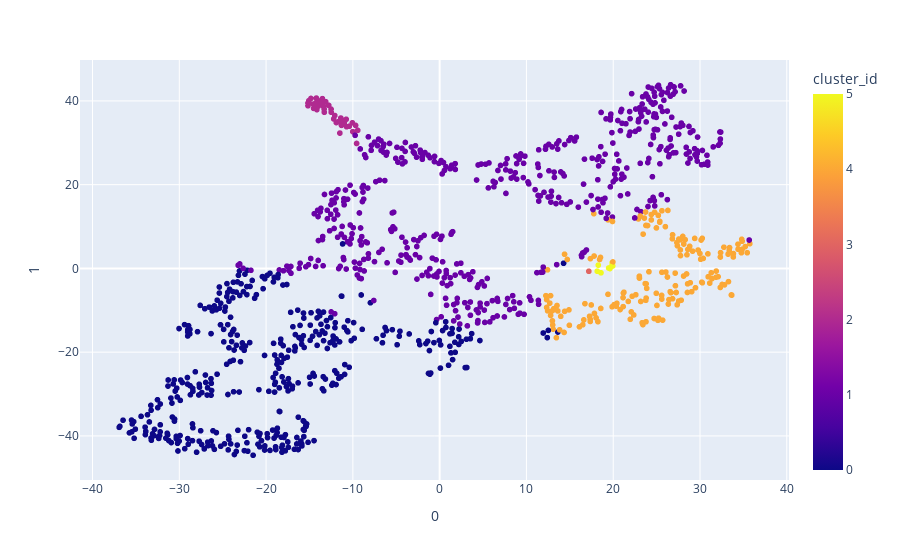

Notebook cell for this chart:
### Code cell
fig = px.scatter(
    projections, x=0, y=1,
    color=df.cluster_id, labels={'color': 'cluster_id', 'municipio':'Municipality'}
)
fig.show()

### Figure 1 — Plotly figure (JSON) as saved in the notebook; plotly's stock layout.template omitted (floating-point values rounded to 4 significant figures; data arrays with more than 128 entries replaced by an {"elided": "..."} marker saying what was removed)
{"data": [{"hovertemplate": "0=%{x}<br>1=%{y}<br>cluster_id=%{marker.color}<extra></extra>", "legendgroup": "", "marker": {"color": {"elided": "1120 int values"}, "coloraxis": "coloraxis", "symbol": "circle"}, "mode": "markers", "name": "", "showlegend": false, "type": "scattergl", "x": {"elided": "1120 float values"}, "xaxis": "x", "y": {"elided": "1120 float values"}, "yaxis": "y"}], "layout": {"coloraxis": {"colorbar": {"title": {"text": "cluster_id"}}, "colorscale": [[0, "#0d0887"], [0.1111, "#46039f"], [0.2222, "#7201a8"], [0.3333, "#9c179e"], [0.4444, "#bd3786"], [0.5556, "#d8576b"], [0.6667, "#ed7953"], [0.7778, "#fb9f3a"], [0.8889, "#fdca26"], [1, "#f0f921"]]}, "legend": {"tracegroupgap": 0}, "margin": {"t": 60}, "xaxis": {"anchor": "y", "domain": [0, 1], "title": {"text": "0"}}, "yaxis": {"anchor": "x", "domain": [0, 1], "title": {"text": "1"}}}}
